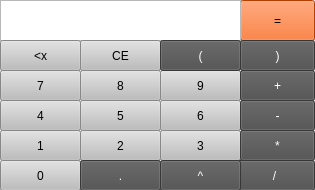
<?xml version="1.0" encoding="UTF-8"?>
<ui version="4.0">
 <class>MainWindow</class>
 <widget class="QMainWindow" name="MainWindow">
  <property name="geometry">
   <rect>
    <x>0</x>
    <y>0</y>
    <width>315</width>
    <height>190</height>
   </rect>
  </property>
  <property name="minimumSize">
   <size>
    <width>315</width>
    <height>190</height>
   </size>
  </property>
  <property name="maximumSize">
   <size>
    <width>315</width>
    <height>190</height>
   </size>
  </property>
  <property name="windowTitle">
   <string>MainWindow</string>
  </property>
  <widget class="QWidget" name="centralwidget">
   <widget class="QPushButton" name="seven">
    <property name="geometry">
     <rect>
      <x>0</x>
      <y>70</y>
      <width>81</width>
      <height>31</height>
     </rect>
    </property>
    <property name="styleSheet">
     <string notr="true">background-color: rgb(189, 189, 189);
font: 57 16pt &quot;Chakra Petch&quot;;</string>
    </property>
    <property name="text">
     <string>7</string>
    </property>
   </widget>
   <widget class="QPushButton" name="eight">
    <property name="geometry">
     <rect>
      <x>80</x>
      <y>70</y>
      <width>81</width>
      <height>31</height>
     </rect>
    </property>
    <property name="styleSheet">
     <string notr="true">background-color: rgb(189, 189, 189);
font: 57 16pt &quot;Chakra Petch&quot;;</string>
    </property>
    <property name="text">
     <string>8</string>
    </property>
   </widget>
   <widget class="QPushButton" name="four">
    <property name="geometry">
     <rect>
      <x>0</x>
      <y>100</y>
      <width>81</width>
      <height>31</height>
     </rect>
    </property>
    <property name="styleSheet">
     <string notr="true">background-color: rgb(189, 189, 189);
font: 57 16pt &quot;Chakra Petch&quot;;</string>
    </property>
    <property name="text">
     <string>4</string>
    </property>
   </widget>
   <widget class="QPushButton" name="five">
    <property name="geometry">
     <rect>
      <x>80</x>
      <y>100</y>
      <width>81</width>
      <height>31</height>
     </rect>
    </property>
    <property name="styleSheet">
     <string notr="true">background-color: rgb(189, 189, 189);
font: 57 16pt &quot;Chakra Petch&quot;;</string>
    </property>
    <property name="text">
     <string>5</string>
    </property>
   </widget>
   <widget class="QPushButton" name="one">
    <property name="geometry">
     <rect>
      <x>0</x>
      <y>130</y>
      <width>81</width>
      <height>31</height>
     </rect>
    </property>
    <property name="styleSheet">
     <string notr="true">background-color: rgb(189, 189, 189);
font: 57 16pt &quot;Chakra Petch&quot;;</string>
    </property>
    <property name="text">
     <string>1</string>
    </property>
   </widget>
   <widget class="QPushButton" name="two">
    <property name="geometry">
     <rect>
      <x>80</x>
      <y>130</y>
      <width>81</width>
      <height>31</height>
     </rect>
    </property>
    <property name="styleSheet">
     <string notr="true">background-color: rgb(189, 189, 189);
font: 57 16pt &quot;Chakra Petch&quot;;</string>
    </property>
    <property name="text">
     <string>2</string>
    </property>
   </widget>
   <widget class="QPushButton" name="nine">
    <property name="geometry">
     <rect>
      <x>160</x>
      <y>70</y>
      <width>81</width>
      <height>31</height>
     </rect>
    </property>
    <property name="styleSheet">
     <string notr="true">background-color: rgb(189, 189, 189);
font: 57 16pt &quot;Chakra Petch&quot;;</string>
    </property>
    <property name="text">
     <string>9</string>
    </property>
   </widget>
   <widget class="QPushButton" name="six">
    <property name="geometry">
     <rect>
      <x>160</x>
      <y>100</y>
      <width>81</width>
      <height>31</height>
     </rect>
    </property>
    <property name="styleSheet">
     <string notr="true">background-color: rgb(189, 189, 189);
font: 57 16pt &quot;Chakra Petch&quot;;</string>
    </property>
    <property name="text">
     <string>6</string>
    </property>
   </widget>
   <widget class="QPushButton" name="three">
    <property name="geometry">
     <rect>
      <x>160</x>
      <y>130</y>
      <width>81</width>
      <height>31</height>
     </rect>
    </property>
    <property name="styleSheet">
     <string notr="true">background-color: rgb(189, 189, 189);
font: 57 16pt &quot;Chakra Petch&quot;;</string>
    </property>
    <property name="text">
     <string>3</string>
    </property>
   </widget>
   <widget class="QPushButton" name="zero">
    <property name="geometry">
     <rect>
      <x>0</x>
      <y>160</y>
      <width>81</width>
      <height>31</height>
     </rect>
    </property>
    <property name="styleSheet">
     <string notr="true">background-color: rgb(189, 189, 189);
font: 57 16pt &quot;Chakra Petch&quot;;</string>
    </property>
    <property name="text">
     <string>0</string>
    </property>
   </widget>
   <widget class="QPushButton" name="divided">
    <property name="geometry">
     <rect>
      <x>234</x>
      <y>160</y>
      <width>81</width>
      <height>31</height>
     </rect>
    </property>
    <property name="minimumSize">
     <size>
      <width>81</width>
      <height>31</height>
     </size>
    </property>
    <property name="styleSheet">
     <string notr="true">background-color: rgb(77, 77, 77);
color: rgb(255, 255, 255);
font: 57 16pt &quot;Chakra Petch&quot;;</string>
    </property>
    <property name="text">
     <string>/</string>
    </property>
   </widget>
   <widget class="QPushButton" name="muti">
    <property name="geometry">
     <rect>
      <x>240</x>
      <y>130</y>
      <width>75</width>
      <height>31</height>
     </rect>
    </property>
    <property name="styleSheet">
     <string notr="true">background-color: rgb(77, 77, 77);
color: rgb(255, 255, 255);
font: 57 16pt &quot;Chakra Petch&quot;;</string>
    </property>
    <property name="text">
     <string>*</string>
    </property>
   </widget>
   <widget class="QPushButton" name="minus">
    <property name="geometry">
     <rect>
      <x>240</x>
      <y>100</y>
      <width>75</width>
      <height>31</height>
     </rect>
    </property>
    <property name="styleSheet">
     <string notr="true">background-color: rgb(77, 77, 77);
color: rgb(255, 255, 255);
font: 57 16pt &quot;Chakra Petch&quot;;</string>
    </property>
    <property name="text">
     <string>-</string>
    </property>
   </widget>
   <widget class="QPushButton" name="plus">
    <property name="geometry">
     <rect>
      <x>240</x>
      <y>70</y>
      <width>75</width>
      <height>31</height>
     </rect>
    </property>
    <property name="styleSheet">
     <string notr="true">background-color: rgb(77, 77, 77);
color: rgb(255, 255, 255);
font: 57 16pt &quot;Chakra Petch&quot;;</string>
    </property>
    <property name="text">
     <string>+</string>
    </property>
   </widget>
   <widget class="QPushButton" name="solve">
    <property name="geometry">
     <rect>
      <x>240</x>
      <y>0</y>
      <width>75</width>
      <height>41</height>
     </rect>
    </property>
    <property name="styleSheet">
     <string notr="true">background-color: rgb(255, 85, 0);
font: 57 16pt &quot;Chakra Petch&quot;;</string>
    </property>
    <property name="text">
     <string>=</string>
    </property>
   </widget>
   <widget class="QTextBrowser" name="display">
    <property name="geometry">
     <rect>
      <x>0</x>
      <y>0</y>
      <width>241</width>
      <height>41</height>
     </rect>
    </property>
    <property name="styleSheet">
     <string notr="true"/>
    </property>
    <property name="html">
     <string>&lt;!DOCTYPE HTML PUBLIC &quot;-//W3C//DTD HTML 4.0//EN&quot; &quot;http://www.w3.org/TR/REC-html40/strict.dtd&quot;&gt;
&lt;html&gt;&lt;head&gt;&lt;meta name=&quot;qrichtext&quot; content=&quot;1&quot; /&gt;&lt;style type=&quot;text/css&quot;&gt;
p, li { white-space: pre-wrap; }
&lt;/style&gt;&lt;/head&gt;&lt;body style=&quot; font-family:'MS Shell Dlg 2'; font-size:8.25pt; font-weight:400; font-style:normal;&quot;&gt;
&lt;p style=&quot;-qt-paragraph-type:empty; margin-top:0px; margin-bottom:0px; margin-left:0px; margin-right:0px; -qt-block-indent:0; text-indent:0px;&quot;&gt;&lt;br /&gt;&lt;/p&gt;&lt;/body&gt;&lt;/html&gt;</string>
    </property>
   </widget>
   <widget class="QPushButton" name="dot">
    <property name="geometry">
     <rect>
      <x>80</x>
      <y>160</y>
      <width>81</width>
      <height>31</height>
     </rect>
    </property>
    <property name="styleSheet">
     <string notr="true">background-color: rgb(77, 77, 77);
color: rgb(255, 255, 255);
font: 57 16pt &quot;Chakra Petch&quot;;</string>
    </property>
    <property name="text">
     <string>.</string>
    </property>
   </widget>
   <widget class="QPushButton" name="delete_all">
    <property name="geometry">
     <rect>
      <x>80</x>
      <y>40</y>
      <width>81</width>
      <height>31</height>
     </rect>
    </property>
    <property name="styleSheet">
     <string notr="true">background-color: rgb(189, 189, 189);
font: 57 16pt &quot;Chakra Petch&quot;;</string>
    </property>
    <property name="text">
     <string>CE</string>
    </property>
   </widget>
   <widget class="QPushButton" name="delete_step">
    <property name="geometry">
     <rect>
      <x>0</x>
      <y>40</y>
      <width>81</width>
      <height>31</height>
     </rect>
    </property>
    <property name="styleSheet">
     <string notr="true">background-color: rgb(189, 189, 189);
font: 57 16pt &quot;Chakra Petch&quot;;</string>
    </property>
    <property name="text">
     <string>&lt;x</string>
    </property>
   </widget>
   <widget class="QPushButton" name="power">
    <property name="geometry">
     <rect>
      <x>160</x>
      <y>160</y>
      <width>81</width>
      <height>31</height>
     </rect>
    </property>
    <property name="styleSheet">
     <string notr="true">background-color: rgb(77, 77, 77);
color: rgb(255, 255, 255);
font: 57 16pt &quot;Chakra Petch&quot;;</string>
    </property>
    <property name="text">
     <string>^</string>
    </property>
   </widget>
   <widget class="QPushButton" name="close_bracket">
    <property name="geometry">
     <rect>
      <x>240</x>
      <y>40</y>
      <width>75</width>
      <height>31</height>
     </rect>
    </property>
    <property name="styleSheet">
     <string notr="true">background-color: rgb(77, 77, 77);
color: rgb(255, 255, 255);
font: 57 16pt &quot;Chakra Petch&quot;;</string>
    </property>
    <property name="text">
     <string>)</string>
    </property>
   </widget>
   <widget class="QPushButton" name="open_bracket">
    <property name="geometry">
     <rect>
      <x>160</x>
      <y>40</y>
      <width>81</width>
      <height>31</height>
     </rect>
    </property>
    <property name="styleSheet">
     <string notr="true">background-color: rgb(77, 77, 77);
color: rgb(255, 255, 255);
font: 57 16pt &quot;Chakra Petch&quot;;</string>
    </property>
    <property name="text">
     <string>(</string>
    </property>
   </widget>
  </widget>
 </widget>
 <resources/>
 <connections/>
</ui>
